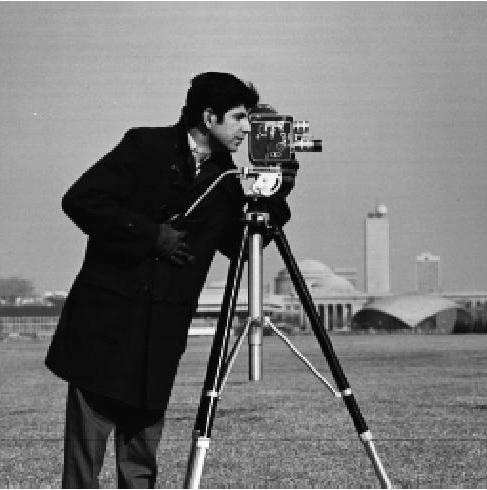
#> input picture Salman's Notes/data/images/cameraman.png, 487 x 490 px, found by its file name
$ jupyter execute --allow-errors 'Quiz 02 Practice.ipynb'
#> lines starting #> are read from the running program, lines starting #| are printed output that depends on the picture; after the words box and inside, x2 and y2 are one past the last pixel; in counts of white or black regions, pixels touching at a corner belong together; long printed decimals are rounded
# SIFT

[cell 1]
import requests
import cv2
from matplotlib import pyplot as plt
import numpy as np

from utils import *

[cell 2]
image = cv2.imread('data/images/cameraman.png', cv2.IMREAD_GRAYSCALE)
#> image is the input picture: shape (490, 487); min 0, max 255, mean 118.8

sift = cv2.SIFT_create(nfeatures = 50)
kp, des = sift.detectAndCompute(image, None)
#> kp = 51 keypoints; strongest (x, y, size): (213, 394, 4.9), (348, 392, 4.1), (266, 183, 16.4), (260, 218, 3.3)

img = cv2.drawKeypoints(image,kp, -1, flags=cv2.DRAW_MATCHES_FLAGS_DRAW_RICH_KEYPOINTS)
plt.imshow(img)

## Keypoint and Descriptor Characteristics

[cell 3]
# kp --> prints an array of keypoints
# kp[0] --> prints cv2.KeyPoint #######
print('Angle = ', kp[0].angle)              # angle of the point
#| Angle =  49.281
print('Coordinates = ', kp[0].pt)           # coordinates of the keypoint
#| Coordinates =  (367.234, 435.117)
print('Octave = ', kp[0].octave)            # which octave is this point from
#| Octave =  1966848
print('Diameter = ', kp[0].size)            # diameter of the meaningful keypoint neighborhood
#| Diameter =  5.859
print('Response = ', kp[0].response)        # response by which the most strong keypoints have been selected
#| Response =  0.07541

[cell 4]
print(des[0].shape)                         # shape of the descriptor (dimension of each feature)
#| (128,)
des

# SIFT Feature Matching

[cell 5]
def plot_matches(matches, total_img):
    match_img = total_img.copy()
    offset = total_img.shape[1]/2
    fig, ax = plt.subplots()
    ax.set_aspect('equal')
    ax.imshow(np.array(match_img).astype('uint8')) #　RGB is integer type

    ax.plot(matches[:, 0], matches[:, 1], 'xr')
    ax.plot(matches[:, 2] + offset, matches[:, 3], 'xr')

    ax.plot([matches[:, 0], matches[:, 2] + offset], [matches[:, 1], matches[:, 3]],
            'r', linewidth=0.5)

    plt.show()

[cell 6]
image1 = cv2.imread('data/images/cartoon1.pgm')
image2 = cv2.imread('data/images/cartoon2.pgm')

orb = cv2.ORB_create(nfeatures = 50)

kp1, des1 = orb.detectAndCompute(image1, None)
#> kp1 = (); des1 = None
kp2, des2 = orb.detectAndCompute(image2, None)
#> kp2 = (); des2 = None

bf = cv2.BFMatcher()

matches = bf.match(des1, des2)
#> matches = ()
matches = sorted(matches, key = lambda x: x.distance)
#> matches = []
matches   #1D array of matches

#> (a cell that did not finish here is left out)

[cell 8]
bf = cv2.BFMatcher()
matches = bf.knnMatch(des1,des2, k=2)
#> matches = ()
matches     #2D array of matches

good = []
for m,n in matches:
    if m.distance < 0.75*n.distance:
        good.append(m)
#> this loop made 0 passes
#> after the loop, good = []

source = np.float32([kp1[m.queryIdx].pt for m in good]).reshape(-1,2)
#> source = empty array
dst = np.float32([kp2[m.trainIdx].pt for m in good]).reshape(-1,2)
#> dst = empty array

output = np.hstack([source, dst])
#> output = empty array
#> (the rest of this cell did not finish here and is left out)

#> (a cell that did not finish here is left out)

# Transformations

[cell 10]
import numpy as np
import matplotlib.pyplot as plt

original_pts = np.array([[-1, -1], [1,-1], [1,1], [-1, 1], [-1, -1]])

plt.plot(original_pts[:,0], original_pts[:,1], color='r')
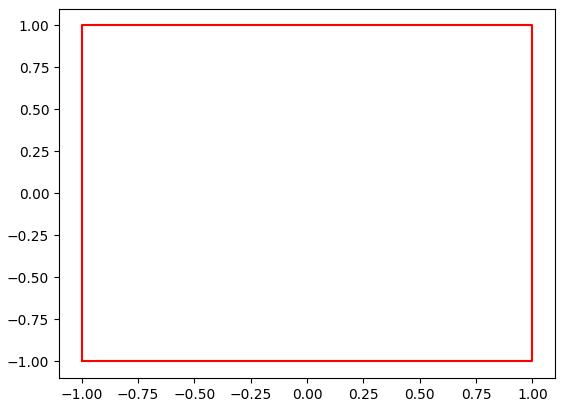
#> figure drawn by matplotlib, 1 panel

[cell 11]
scale_factor = 2
translation_vector = np.array([2,3])
rotation_angle = 20

scale_matrix = np.array([[scale_factor, 0, 0],[0, scale_factor, 0],[0,0,1]])

rotation_angle_rad = np.radians(rotation_angle)
rotation_matrix = np.array([[np.cos(rotation_angle_rad), -np.sin(rotation_angle_rad), 0],
                            [np.sin(rotation_angle_rad), np.cos(rotation_angle_rad), 0],
                            [0, 0, 1]])

translation_matrix = np.array([[1, 0, translation_vector[0]],
                               [0, 1, translation_vector[1]],
                               [0,0,1]])

H = np.dot(scale_matrix,np.dot(rotation_matrix, translation_matrix))

original = np.column_stack((original_pts, np.ones(original_pts.shape[0])))

new_pts = np.dot(original, H)

plt.plot(original_pts[:,0], original_pts[:,1], color='r')
plt.plot(new_pts[:,0], new_pts[:,1], color='b', linestyle='dashed')
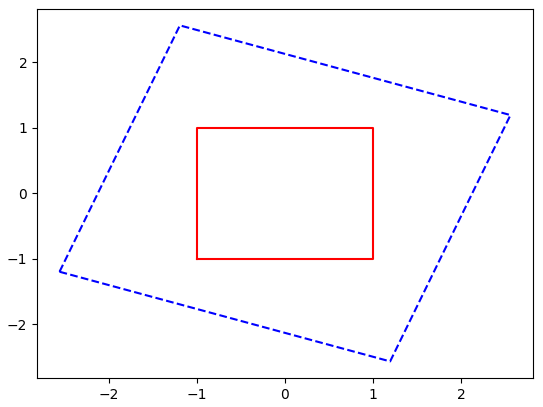
#> figure drawn by matplotlib, 1 panel

[cell 12]
image1 = cv2.imread('data/images/checkerboard1.png', cv2.IMREAD_GRAYSCALE)
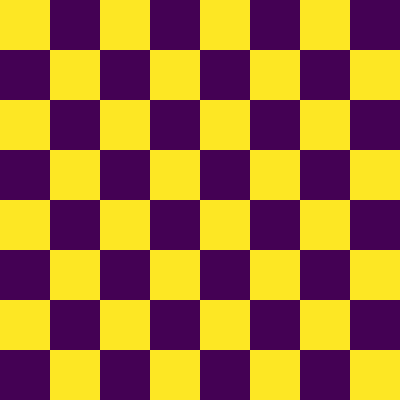
#> input picture course content/Rana's Final Review/checkerboard1.png, 400 x 400 px, found by its file name
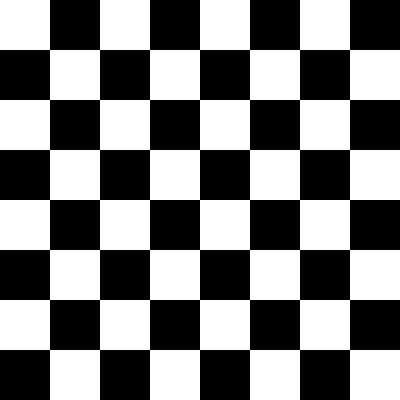
#> image1: shape (400, 400); values 30 (black) and 215 (white), 50% white; 1 white region, box (x1, y1, x2, y2) and area: (0, 0, 400, 400) 80000
image2 = cv2.imread('data/images/checkerboard2.png', cv2.IMREAD_GRAYSCALE)
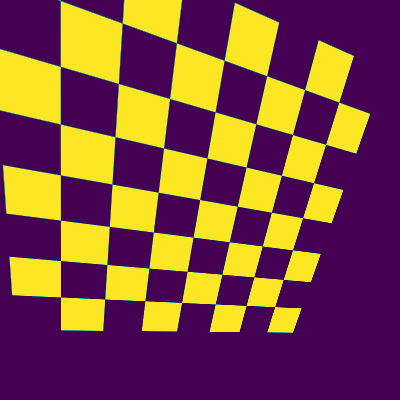
#> input picture data/images/checkerboard2.png, 400 x 400 px
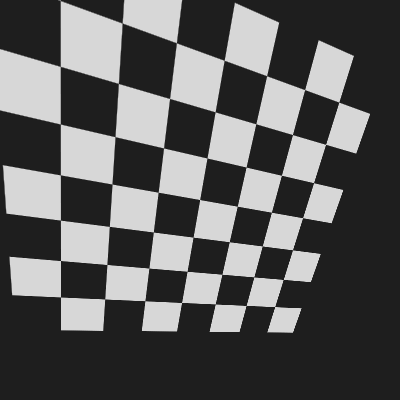
#> image2: shape (400, 400); min 30, max 215, mean 92

pts1 = np.array([[100, 100],[100, 200], [200, 100], [200,200],
                 [250, 250],[250, 350], [350, 250], [350,350]]).T
pts2 = np.array([(120, 86), (218, 114), (110, 183), (199, 198),
                (229, 242), (292, 251), (223, 275), (283, 281)]).T

plt.imshow(image1, cmap='gray')
plt.plot(pts1[0,:], pts1[1,:],'r+')
plt.show()
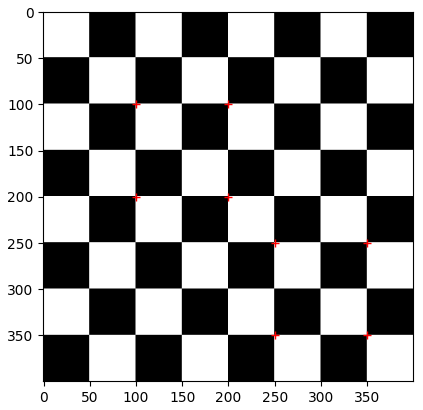
#> figure drawn by matplotlib, 1 panel
plt.imshow(image2, cmap='gray')
plt.plot(pts2[0,:], pts2[1,:],'r+')
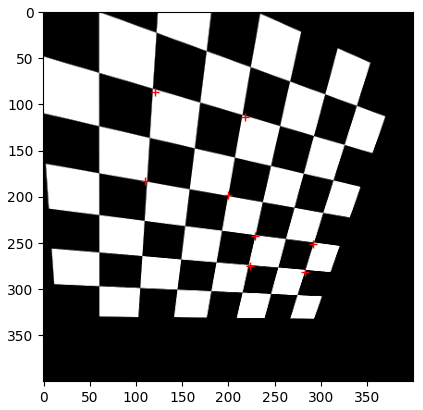
#> figure drawn by matplotlib, 1 panel

[cell 13]
#H = cv2.getPerspectiveTransform(np.float32(pts1[:,:4]).T, np.float32(pts2[:,:4]).T)
H1, mask = cv2.findHomography(np.float32(pts1[:,:4]).T, np.float32(pts2[:,:4]).T, method = cv2.RANSAC, ransacReprojThreshold = 8)

new = cv2.perspectiveTransform(np.float32(pts1).reshape(-1,1,2), H1)
#np.float32(pts1[:,:4]).T.shape

plt.imshow(image2, cmap='gray')
plt.plot(new[:,:,0], new[:,:,1],'r+')
plt.plot(pts2[0,:], pts2[1,:],'b+')
plt.show()

[cell 14]
H1

[cell 15]
H = cv2.getPerspectiveTransform(np.float32(pts1[:,:4]).T, np.float32(pts2[:,:4]).T)
new2 = cv2.warpPerspective(pts1.reshape(-1,2).astype(np.float32), H, (pts1.shape[1], pts1.shape[0]))

plt.imshow(image2, cmap='gray')
plt.plot(new2[:,0], new2[:,1],'r+')
plt.plot(pts2[0,:], pts2[1,:],'b+')
plt.show()
